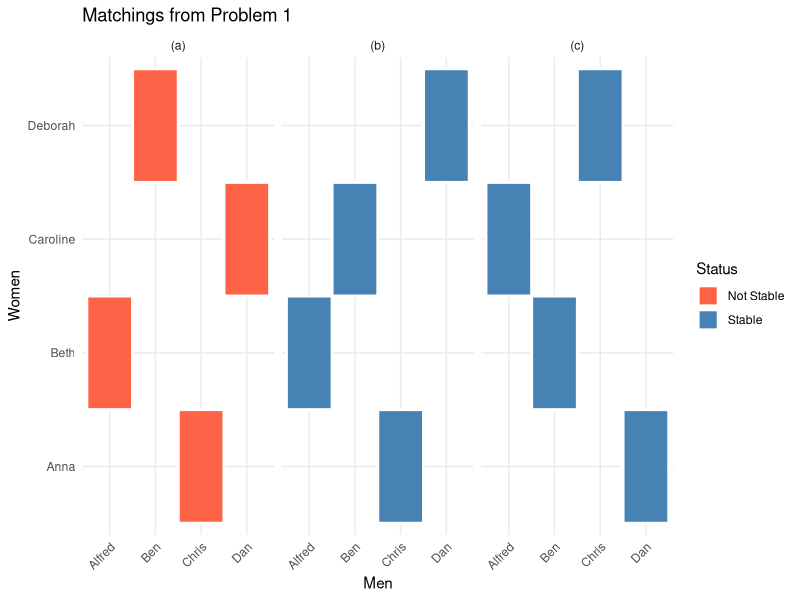
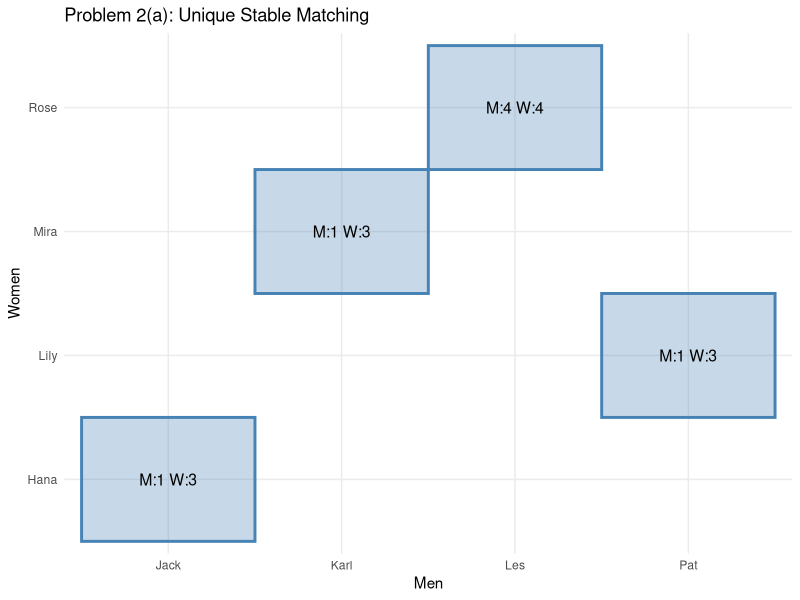
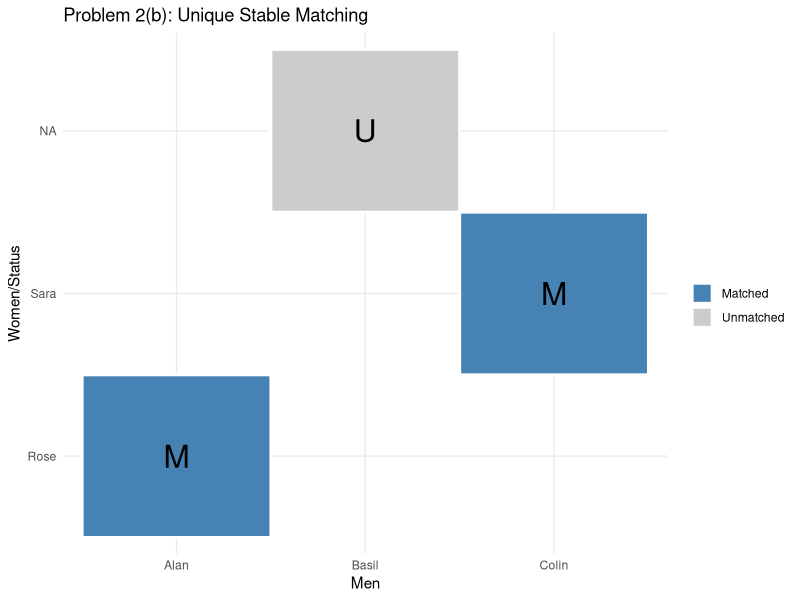

Recreate these plots in R, in order.
## ---- chunk 1
#| label: setup
#| warning: false
#| message: false

library(ggplot2)
library(dplyr)
library(tidyr)
## ---- chunk 2
#| label: preferences
#| warning: false
#| message: false

# Men's preferences (1 = most preferred)
men_prefs <- data.frame(
  man = c("Alfred", "Ben", "Chris", "Dan"),
  rank1 = c("Anna", "Caroline", "Caroline", "Deborah"),
  rank2 = c("Beth", "Deborah", "Anna", "Caroline"),
  rank3 = c("Caroline", "Anna", "Deborah", "Beth"),
  rank4 = c("Deborah", "Beth", "Beth", "Anna")
)

# Women's preferences (1 = most preferred)
women_prefs <- data.frame(
  woman = c("Anna", "Beth", "Caroline", "Deborah"),
  rank1 = c("Dan", "Ben", "Alfred", "Chris"),
  rank2 = c("Chris", "Chris", "Dan", "Dan"),
  rank3 = c("Ben", "Alfred", "Ben", "Alfred"),
  rank4 = c("Alfred", "Dan", "Chris", "Ben")
)
## ---- chunk 3
#| label: matching-comparison
#| fig-cap: "Summary of stable matchings for Problem 1"
#| warning: false
#| message: false

# Visualize the matchings
matchings <- data.frame(
  matching = rep(c("(a)", "(b)", "(c)"), each = 4),
  man = rep(c("Alfred", "Ben", "Chris", "Dan"), 3),
  woman = c(
    "Beth", "Deborah", "Anna", "Caroline",  # (a)
    "Beth", "Caroline", "Anna", "Deborah",  # (b)
    "Caroline", "Beth", "Deborah", "Anna"   # (c)
  ),
  stable = rep(c("Not Stable", "Stable", "Stable"), each = 4)
)

ggplot(matchings, aes(x = man, y = woman, fill = stable)) +
  geom_tile(color = "white", linewidth = 1) +
  facet_wrap(~matching) +
  scale_fill_manual(values = c("Stable" = "steelblue", "Not Stable" = "tomato")) +
  theme_minimal() +
  theme(axis.text.x = element_text(angle = 45, hjust = 1)) +
  labs(x = "Men", y = "Women", fill = "Status") +
  ggtitle("Matchings from Problem 1")
## ---- chunk 4
#| label: part-2a
#| fig-cap: "DAA for Problem 2(a) - Unique stable matching"
#| warning: false
#| message: false

# The unique stable matching
matching_2a <- data.frame(
  man = c("Pat", "Jack", "Karl", "Les"),
  woman = c("Lily", "Hana", "Mira", "Rose"),
  man_rank = c(1, 1, 1, 4),  # Their partner's rank in their preference
  woman_rank = c(3, 3, 3, 4)  # Their partner's rank in their preference
)

ggplot(matching_2a, aes(x = man, y = woman)) +
  geom_tile(fill = "steelblue", alpha = 0.3, color = "steelblue", linewidth = 1) +
  geom_text(aes(label = paste0("M:", man_rank, " W:", woman_rank)), size = 4) +
  theme_minimal() +
  labs(x = "Men", y = "Women") +
  ggtitle("Problem 2(a): Unique Stable Matching")
## ---- chunk 5
#| label: part-2b
#| fig-cap: "Problem 2(b) - Market with unacceptable partners"
#| warning: false
#| message: false

# The stable matching (with Basil unmatched)
matching_2b <- data.frame(
  man = c("Alan", "Basil", "Colin"),
  woman = c("Rose", NA, "Sara"),
  status = c("Matched", "Unmatched", "Matched")
)

ggplot(matching_2b, aes(x = man, y = woman, fill = status)) +
  geom_tile(color = "white", linewidth = 1) +
  geom_text(aes(label = ifelse(status == "Matched", "M", "U")), size = 8) +
  scale_fill_manual(values = c("Matched" = "steelblue", "Unmatched" = "gray80")) +
  theme_minimal() +
  labs(x = "Men", y = "Women/Status", fill = "") +
  ggtitle("Problem 2(b): Unique Stable Matching")
## ---- chunk 6
#| label: summary-table
#| warning: false
#| message: false

summary_df <- data.frame(
  Problem = c("2(a)", "2(a)", "2(b)", "2(b)"),
  Algorithm = c("Man-optimal (men propose)", "Woman-optimal (women propose)",
                "Man-optimal (men propose)", "Woman-optimal (women propose)"),
  Matching = c(
    "Pat-Lily, Jack-Hana, Karl-Mira, Les-Rose",
    "Pat-Lily, Jack-Hana, Karl-Mira, Les-Rose",
    "Alan-Rose, Colin-Sara, Basil-NA",
    "Alan-Rose, Colin-Sara, Basil-NA"
  )
)

knitr::kable(summary_df, caption = "Summary of stable matchings")
